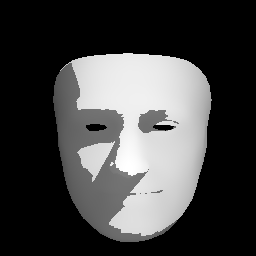
#> input picture experiment_scripts/TPAMI/anti_aliasing/out_sd_AAx1.png, 256 x 256 px
$ jupyter execute apply_AA.ipynb
#> lines starting #> are read from the running program, lines starting #| are printed output that depends on the picture
[cell 1]
import numpy as np
import matplotlib.pyplot as plt
import cv2
from PIL import Image

s = 128

out = []
for i in ['./out_sd_AAx1.png', './out_sd_AAx2.png', './out_sd_AAx3.png']:
    img = Image.open(i)
#> img is the input picture: PIL image 256x256 RGB; min 0, max 255, mean 67
    img = np.array(img)
    img = cv2.resize(img, (s, s), interpolation=cv2.INTER_AREA)
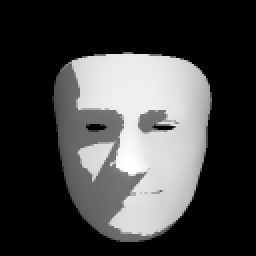
#> img: shape (128, 128, 3) (shown 2 times larger); min 0, max 255, mean 67
    # img = img.resize((s, s), Image.LANCZOS)
    out.append(img)
#> pass 2 of the loop `for i in ['./out_sd_AAx1.png', './out_sd_AAx2.png', './out_sd_AAx3.png..`:
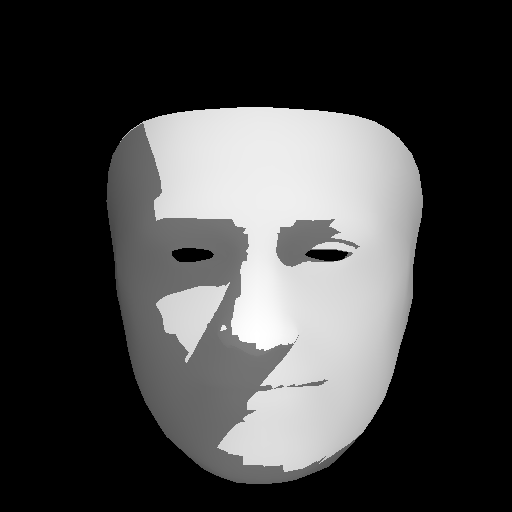
#> input picture experiment_scripts/TPAMI/anti_aliasing/out_sd_AAx2.png, 512 x 512 px
#> img is the input picture: PIL image 512x512 RGB; min 0, max 255, mean 66.4
#> `img = cv2.resize(img, (s, s), interpolation=cv2.INTER_AREA)`:
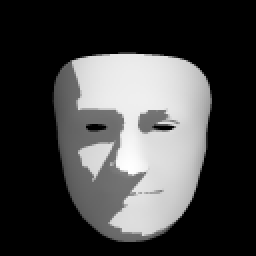
#> img: shape (128, 128, 3) (shown 2 times larger); min 0, max 255, mean 66.4
#> pass 3 of the loop `for i in ['./out_sd_AAx1.png', './out_sd_AAx2.png', './out_sd_AAx3.png..`:
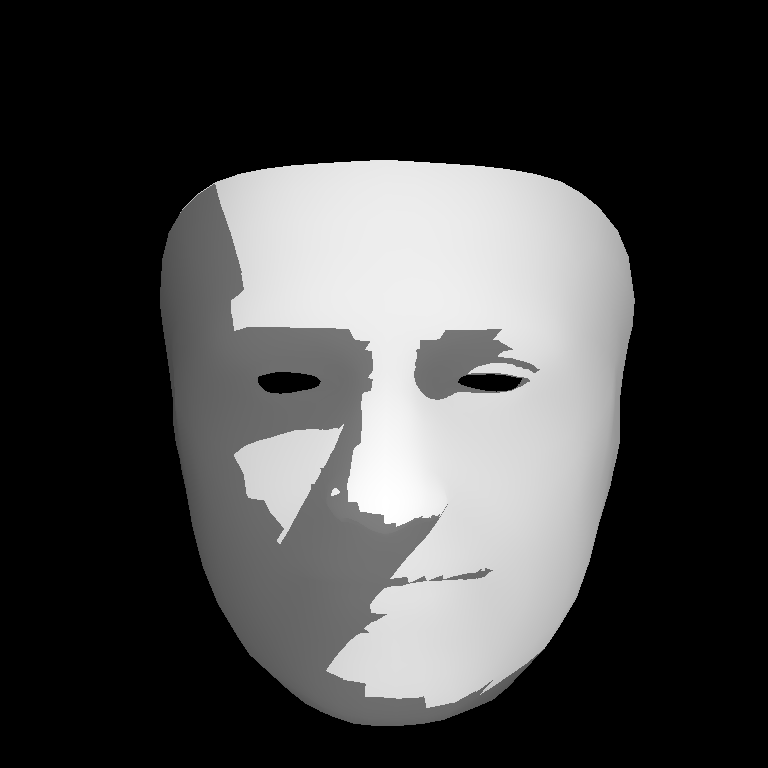
#> input picture experiment_scripts/TPAMI/anti_aliasing/out_sd_AAx3.png, 768 x 768 px
#> img is the input picture: PIL image 768x768 RGB; min 0, max 255, mean 66.3
#> `img = cv2.resize(img, (s, s), interpolation=cv2.INTER_AREA)`:
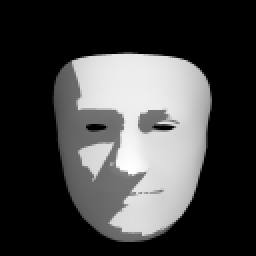
#> img: shape (128, 128, 3) (shown 2 times larger); min 0, max 255, mean 66.3

out = np.hstack(out)
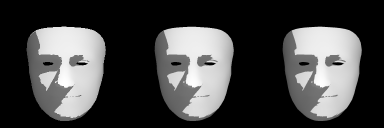
#> out: shape (128, 384, 3); min 0, max 255, mean 66.5
Image.fromarray(out).save(f'out_sd_AAx123_{s}_AR.png')

plt.imshow(out)
plt.show()
